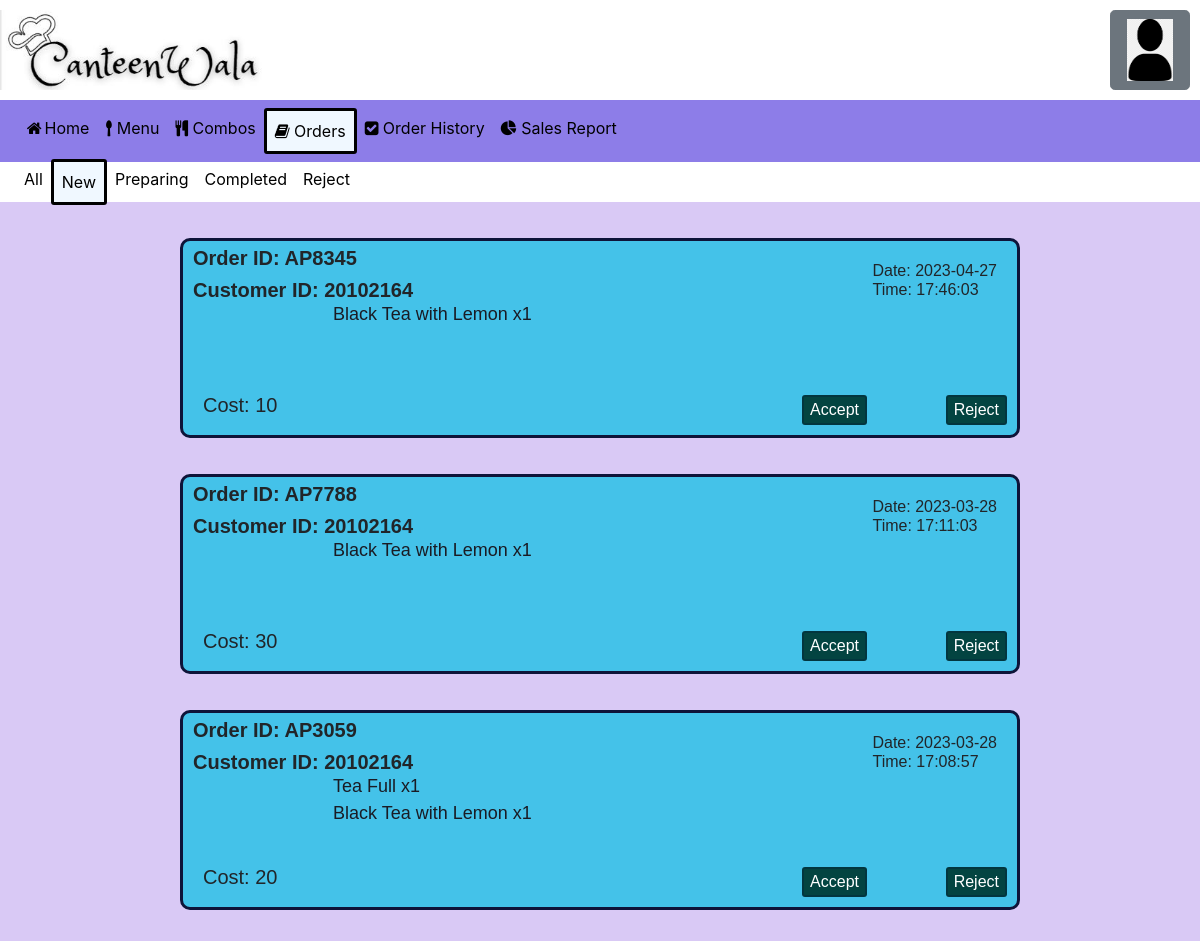
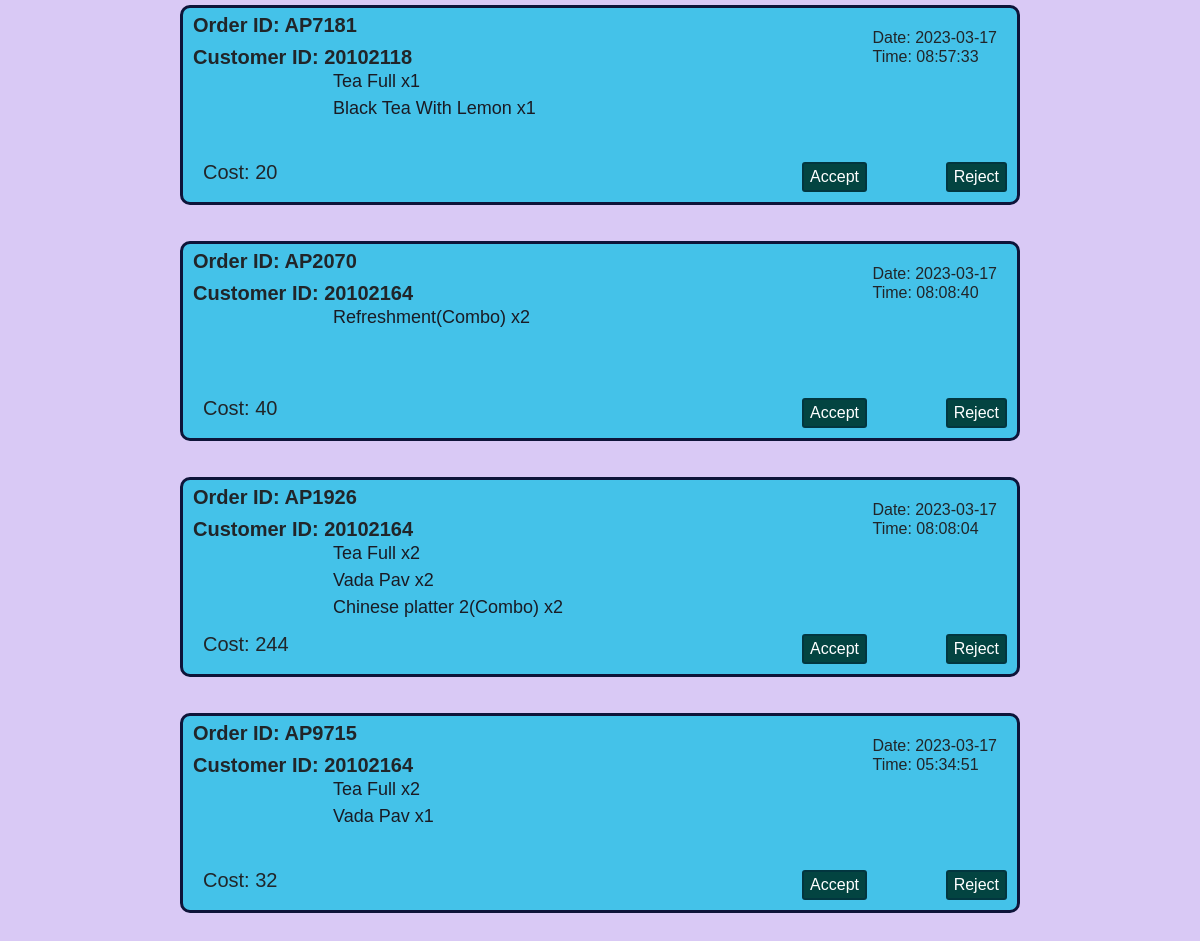
Screenshot of /OrderList_new.php with the database file from the repository (2 pictures, top to bottom).
### tables this page shows
CREATE TABLE `order_today` (
  `Order_id` varchar(45) NOT NULL,
  `food` varchar(5000) NOT NULL,
  `combo` varchar(5000) NOT NULL,
  `status` int(1) NOT NULL,
  `user_id` varchar(45) NOT NULL,
  `time` timestamp NOT NULL DEFAULT current_timestamp(),
  `cost` float NOT NULL
);

### OrderList_new.php (the view, shortened to what this page needs)
<?php require 'config.php';
?>
<html>
<head>
<link rel = 'stylesheet' href = 'assets/css/Order.css'>
<link rel = 'stylesheet' href = 'assets\css\header.css'>
<link rel = 'stylesheet' href = 'https://cdn.jsdelivr.net/npm/bootstrap@4.6.1/dist/css/bootstrap.min.css'>
<link rel = 'stylesheet' href = 'path/to/font-awesome/css/font-awesome.min.css'>
<link rel = 'stylesheet' href = 'https://cdnjs.cloudflare.com/ajax/libs/font-awesome/4.7.0/css/font-awesome.min.css'>
<link rel = 'stylesheet' href = 'https://cdn.jsdelivr.net/npm/bootstrap@5.2.0/dist/css/bootstrap.min.css'>
<link rel = 'stylesheet' href = 'https://cdn.jsdelivr.net/npm/bootstrap@4.0.0/dist/css/bootstrap.min.css'
integrity = 'sha384-Gn5384xqQ1aoWXA+058RXPxPg6fy4IWvTNh0E263XmFcJlSAwiGgFAW/dAiS6JXm'>
</head>
<body>
<div class = 'header'>
<img class = 'logo' src = 'assets/img/logo.jpeg'>
<div class = 'dropdown'>
<input class = 'btn btn-secondary dropdown-toggle userbutton btn-lg' type = 'image' src = 'assets/img/user.png'
id = 'dropdownMenuButton' data-bs-toggle = 'dropdown' aria-haspopup = 'true' aria-expanded = 'false'>
</div>
</div>
<nav class = 'navbar navbar-expand-sm navbar-custom '>
<ul class = 'navbar-nav'>
<li class = 'nav-item'>
<a class = 'nav-link' href = 'Adminhome.php'><i class = 'fa fa-fw fa-home'></i>Home</a>
</li>
<li class = 'nav-item'>
<a class = 'nav-link' href = 'admin_menu_view.php'><i class = 'fa fa-spoon' aria-hidden = 'true'></i>
Menu</a>
</li>
<li class = 'nav-item'>
<a class = 'nav-link' href = 'admin_combo_view.php'><i class = 'fa fa-cutlery' aria-hidden = 'true'></i>
Combos</a>
</li>
<li class = 'nav-item  active'>
<a class = 'nav-link' href = 'OrderList_all.php'><i class = 'fa fa-book' aria-hidden = 'true'></i>
Orders</a>
</li>
<li class = 'nav-item'>
<a class = 'nav-link' href = 'Admin_order_history.php'><i class = 'fa fa-check-square'
aria-hidden = 'true'></i> Order History</a>
</li>
<li class = 'nav-item'>
<a class = 'nav-link' href = 'Sales.php'><i class = 'fa fa-pie-chart' aria-hidden = 'true'></i> Sales
Report</a>
</li>
</ul>
</nav>
<nav class = 'navbar navbar-expand-sm navbar-custom1'>
<ul class = 'navbar-nav'>
<li class = 'nav-item'>
<a class = 'nav-link' href = 'OrderList_all.php'>
All</a>
</li>
<li class = 'nav-item active'>
<a class = 'nav-link' href = 'OrderList_new.php'>
New</a>
</li>
<li class = 'nav-item'>
<a class = 'nav-link' href = 'OrderList_prepare.php'> Preparing</a>
</li>
<li class = 'nav-item'>
<a class = 'nav-link' href = 'OrderList_complete.php'> Completed</a>
</li>
<li class = 'nav-item'>
<a class = 'nav-link' href = 'OrderList_reject.php'> Reject</a>
</li>
</ul>
</nav>
<?php
$sql = "select * from order_today where `status` = '0' order by `time` DESC;";
$result = mysqli_query( $conn, $sql );
while ( $row = $result->fetch_assoc() ) {
    $date = explode( ' ', $row[ 'time' ] );
    $combo = unserialize( $row[ 'combo' ] );
    $food = unserialize( $row[ 'food' ] );
    ?>
    <form action = '' method = 'post'>
    <div class = 'order new'>
    <div class = 'Order-hist'>
    <h5><b>Order ID: <?php echo $row[ 'Order_id' ] ?></b></h5>
    <h5><b>Customer ID: <?php echo $row[ 'user_id' ] ?></b></h5>
    </div>
    <div class = 'time-date'>
    <h6> Date: <?php echo $date[ 0 ];
    ?>
    <br>Time: <?php echo $date[ 1 ];
    ?>
    </h6>
    </div>
    <div class = 'odetails'>
    <?php
    if ( !empty( $food ) ) {
        foreach ( $food as $item => $itemQuantity ) {
            echo $item . ' x' . $itemQuantity . '<br>';
        }
    }
    if ( !empty( $combo ) ) {
        foreach ( $combo as $item => $itemQuantity ) {
            echo $item . '(Combo) x' . $itemQuantity . '<br>';
        }
    }
    $id = $row[ 'Order_id' ];
    ?>
    </div>
    <div class = 'cost'>
    <h5>Cost: <?php echo $row[ 'cost' ];
    ?></h5>
    </div>
    <button  class = 'btn1 accept' name = 'accept' value = '<?php echo $id; ?>'>Accept</button>
    <button name = 'reject' class = 'btn1 reject' value = '<?php echo $id; ?>'>Reject</button>
    </div>
    </form>
    <?php }
    ?>
    </body>
    </html>

### assets/css/Order.css (style rules this page uses)
.btn1 { width: auto; border-radius: 3px; border-width: 2px; border-style: solid; border-color: #04053638; font-size: 16px; background-color: hsl(177, 91%, 14%); color: rgb(255, 255, 255); position: absolute; bottom: 10px; right: 10px; }
.order { font-size: 6px; font-family: 'Gill Sans', 'Gill Sans MT', Calibri, 'Trebuchet MS', sans-serif; position: relative; min-height: 200px; width: 70%; margin: 3% auto 3% auto; align-items: center; justify-items: center; border-radius: 10px; border-width: 3px; border-style: solid; }
.order.new { background-color: rgb(68, 194, 233); border-color: rgb(14, 20, 57); }
.time-date { position: absolute; right: 20px; top: 20px; }
.Order-hist { position: absolute; top: 5px; left: 10px; }
.odetails { position: absolute; font-size: 18px; color: rgb(26, 27, 36); left: 150px; top: 60px; }
.cost { position: absolute; left: 20px; bottom: 10px; font-weight: bold; }
.btn { width: auto; border-radius: 3px; border-width: 2px; border-style: solid; border-color: #04053638; background-color: #5D5FEF38; color: #000; }
.btn1.accept, .btn1.complete { position: absolute; bottom: 10px; right: 150px; }
.btn1.reject, .btn1.cancel { position: absolute; bottom: 10px; right: 10px; }

### assets/css/header.css (style rules this page uses)
body { background-color: rgb(217, 201, 245) !important; }
.header { height: 100px; background-color: #fff; }
.logo { margin-top: 10px; height: 80px; width: auto; float: left; }
.userbutton { height: 80px; width: 80px; margin-top: 10px; margin-right: 10px; float: right; border-radius: 20px; border-width: 2px; border-style: solid; }
.navbar-custom { background-color: #2C1DD670; }
.navbar-custom1 { background-color: #fff; height: 40px; }
.nav-link { color: #000 !important; }
.nav-item.active { background-color: aliceblue; border-radius: 3px; border-style: solid; border-color: black; }

### rows the page displays
order_today: Order_id "AP8345", user "20102164", time "2023-04-27", time "17:46:03", item "Black Tea with Lemon", food "1", cost "10"
order_today: Order_id "AP7788", user "20102164", time "2023-03-28", time "17:11:03", item "Black Tea with Lemon", food "1", cost "30"
order_today: Order_id "AP3059", user "20102164", time "2023-03-28", time "17:08:57", item "Tea Full", food "1", item "Black Tea with Lemon", cost "20"
order_today: Order_id "AP7181", user "20102118", time "2023-03-17", time "08:57:33", item "Tea Full", food "1", item "Black Tea With Lemon", cost "20"
order_today: Order_id "AP2070", user "20102164", time "2023-03-17", time "08:08:40", item "Refreshment", combo "2", cost "40"
order_today: Order_id "AP1926", user "20102164", time "2023-03-17", time "08:08:04", item "Tea Full", food "2", item "Vada Pav", item "Chinese platter 2", combo "2", cost "244"
order_today: Order_id "AP9715", user "20102164", time "2023-03-17", time "05:34:51", item "Tea Full", food "2", item "Vada Pav", food "1", cost "32"
